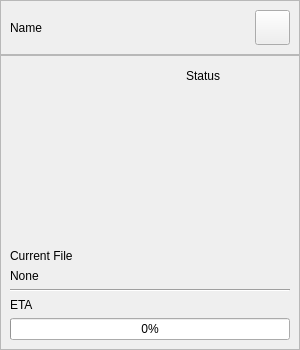
<?xml version="1.0" encoding="UTF-8"?>
<ui version="4.0">
 <class>PrinterWidget</class>
 <widget class="QFrame" name="PrinterWidget">
  <property name="geometry">
   <rect>
    <x>0</x>
    <y>0</y>
    <width>300</width>
    <height>350</height>
   </rect>
  </property>
  <property name="minimumSize">
   <size>
    <width>300</width>
    <height>350</height>
   </size>
  </property>
  <property name="maximumSize">
   <size>
    <width>300</width>
    <height>350</height>
   </size>
  </property>
  <property name="windowTitle">
   <string>Frame</string>
  </property>
  <layout class="QGridLayout" name="gridLayout">
   <property name="leftMargin">
    <number>0</number>
   </property>
   <property name="topMargin">
    <number>0</number>
   </property>
   <property name="rightMargin">
    <number>0</number>
   </property>
   <property name="bottomMargin">
    <number>0</number>
   </property>
   <property name="spacing">
    <number>0</number>
   </property>
   <item row="0" column="0" colspan="2">
    <widget class="QFrame" name="frame">
     <property name="frameShape">
      <enum>QFrame::StyledPanel</enum>
     </property>
     <property name="frameShadow">
      <enum>QFrame::Raised</enum>
     </property>
     <layout class="QGridLayout" name="gridLayout_2">
      <item row="0" column="0">
       <widget class="QLabel" name="nameLabel">
        <property name="text">
         <string>Name</string>
        </property>
       </widget>
      </item>
      <item row="0" column="1">
       <widget class="QToolButton" name="quickActionButton">
        <property name="minimumSize">
         <size>
          <width>35</width>
          <height>35</height>
         </size>
        </property>
        <property name="maximumSize">
         <size>
          <width>35</width>
          <height>35</height>
         </size>
        </property>
        <property name="baseSize">
         <size>
          <width>35</width>
          <height>35</height>
         </size>
        </property>
        <property name="text">
         <string/>
        </property>
        <property name="checkable">
         <bool>true</bool>
        </property>
       </widget>
      </item>
     </layout>
    </widget>
   </item>
   <item row="1" column="0">
    <widget class="QStackedWidget" name="stackedWidget">
     <property name="currentIndex">
      <number>0</number>
     </property>
     <widget class="QWidget" name="statusPage">
      <layout class="QGridLayout" name="gridLayout_4">
       <property name="leftMargin">
        <number>0</number>
       </property>
       <property name="topMargin">
        <number>0</number>
       </property>
       <property name="rightMargin">
        <number>0</number>
       </property>
       <property name="bottomMargin">
        <number>0</number>
       </property>
       <property name="spacing">
        <number>0</number>
       </property>
       <item row="0" column="0">
        <widget class="QFrame" name="frame_2">
         <property name="frameShape">
          <enum>QFrame::StyledPanel</enum>
         </property>
         <property name="frameShadow">
          <enum>QFrame::Raised</enum>
         </property>
         <layout class="QGridLayout" name="gridLayout_3">
          <item row="10" column="0" colspan="2">
           <widget class="QProgressBar" name="printProgress">
            <property name="value">
             <number>0</number>
            </property>
           </widget>
          </item>
          <item row="9" column="0" colspan="2">
           <widget class="QLabel" name="etaLabel">
            <property name="text">
             <string>ETA</string>
            </property>
           </widget>
          </item>
          <item row="3" column="0">
           <spacer name="verticalSpacer_2">
            <property name="orientation">
             <enum>Qt::Vertical</enum>
            </property>
            <property name="sizeHint" stdset="0">
             <size>
              <width>20</width>
              <height>40</height>
             </size>
            </property>
           </spacer>
          </item>
          <item row="6" column="0" colspan="2">
           <widget class="QLabel" name="label">
            <property name="text">
             <string>Current File</string>
            </property>
           </widget>
          </item>
          <item row="1" column="1" rowspan="3">
           <spacer name="verticalSpacer">
            <property name="orientation">
             <enum>Qt::Vertical</enum>
            </property>
            <property name="sizeHint" stdset="0">
             <size>
              <width>20</width>
              <height>40</height>
             </size>
            </property>
           </spacer>
          </item>
          <item row="0" column="0" rowspan="3">
           <widget class="QLabel" name="iconLabel">
            <property name="minimumSize">
             <size>
              <width>100</width>
              <height>100</height>
             </size>
            </property>
            <property name="maximumSize">
             <size>
              <width>100</width>
              <height>100</height>
             </size>
            </property>
            <property name="text">
             <string/>
            </property>
           </widget>
          </item>
          <item row="5" column="0">
           <spacer name="verticalSpacer_6">
            <property name="orientation">
             <enum>Qt::Vertical</enum>
            </property>
            <property name="sizeHint" stdset="0">
             <size>
              <width>20</width>
              <height>40</height>
             </size>
            </property>
           </spacer>
          </item>
          <item row="0" column="1">
           <widget class="QPushButton" name="statusButton">
            <property name="text">
             <string>Status</string>
            </property>
            <property name="flat">
             <bool>true</bool>
            </property>
           </widget>
          </item>
          <item row="4" column="0" colspan="2">
           <widget class="QLabel" name="displayMessageLabel">
            <property name="text">
             <string/>
            </property>
           </widget>
          </item>
          <item row="7" column="0" colspan="2">
           <widget class="QLabel" name="currentFileLabel">
            <property name="text">
             <string>None</string>
            </property>
           </widget>
          </item>
          <item row="8" column="0" colspan="2">
           <widget class="Line" name="line">
            <property name="orientation">
             <enum>Qt::Horizontal</enum>
            </property>
           </widget>
          </item>
         </layout>
        </widget>
       </item>
      </layout>
     </widget>
     <widget class="QWidget" name="menuPage">
      <layout class="QGridLayout" name="gridLayout_5"/>
     </widget>
     <widget class="QWidget" name="statusMessagePage">
      <layout class="QGridLayout" name="gridLayout_6">
       <item row="0" column="0">
        <widget class="QPushButton" name="goBackButton">
         <property name="text">
          <string>Go Back</string>
         </property>
         <property name="flat">
          <bool>true</bool>
         </property>
        </widget>
       </item>
       <item row="1" column="0">
        <widget class="QTextEdit" name="statusMessageEdit">
         <property name="readOnly">
          <bool>true</bool>
         </property>
        </widget>
       </item>
      </layout>
     </widget>
     <widget class="QWidget" name="loadingPage">
      <layout class="QGridLayout" name="gridLayout_7">
       <item row="0" column="0">
        <widget class="QLabel" name="loadingLabel">
         <property name="text">
          <string>TextLabel</string>
         </property>
         <property name="scaledContents">
          <bool>true</bool>
         </property>
         <property name="alignment">
          <set>Qt::AlignCenter</set>
         </property>
        </widget>
       </item>
      </layout>
     </widget>
    </widget>
   </item>
  </layout>
 </widget>
 <resources/>
 <connections/>
</ui>
